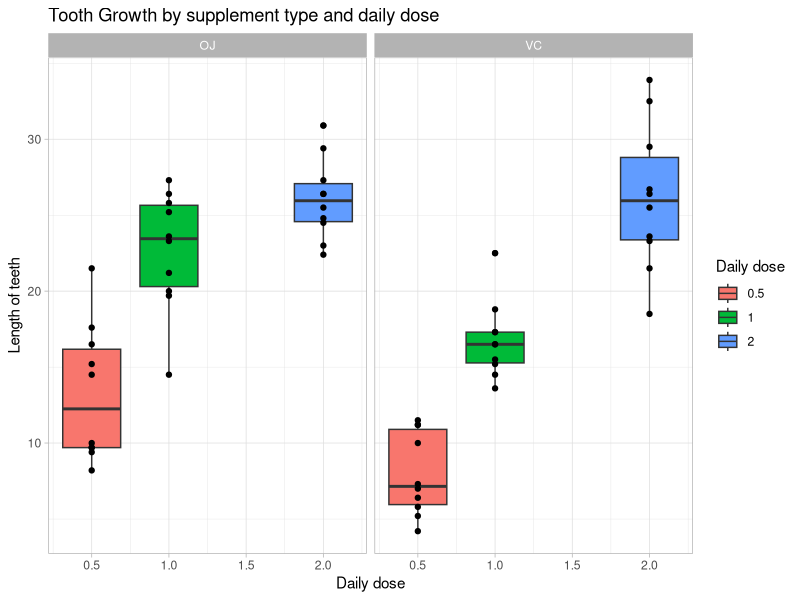
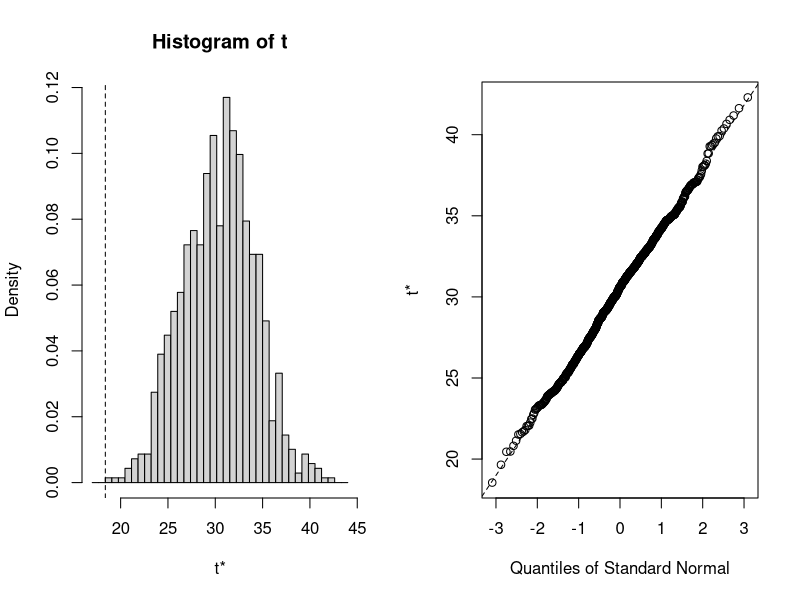
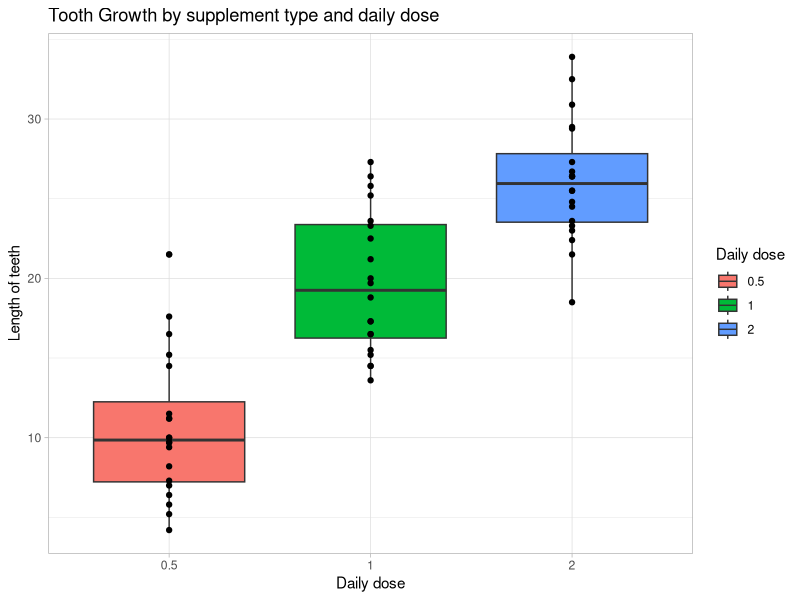
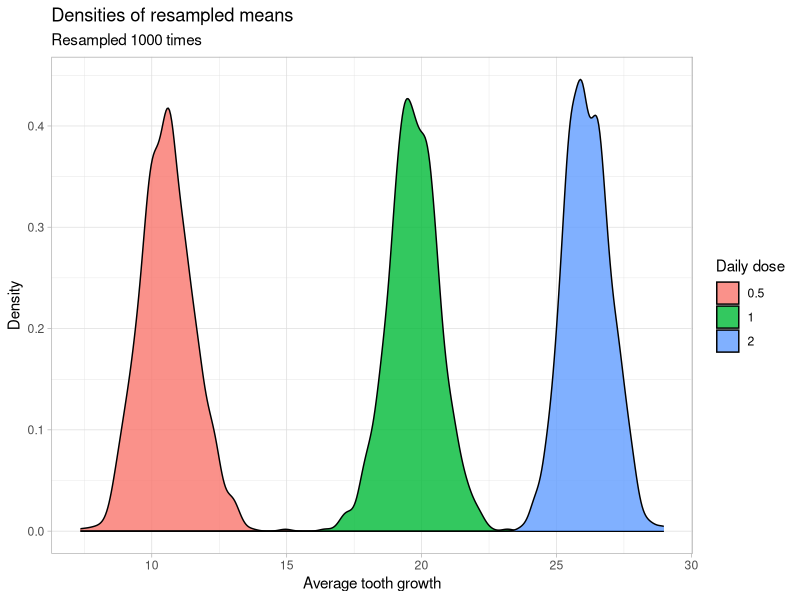

Write the R code that produced these figures, in order.
## ---- chunk 1
library(datasets)
library(tidyverse)
library(magrittr)
library(boot)
library(glue)

data("ToothGrowth")
df <- ToothGrowth %>%
  as_tibble()

names(df) <- c('tooth_length', 'supplement_type', 'daily_dose')
# I personally dislike names like 'len' and 'supp' as it's easy to forget what they mean

glimpse(df)
summary(df)

## ---- chunk 2
ggplot(data = df, 
       aes(x =daily_dose, 
           y = tooth_length)) + 
  geom_boxplot(aes(fill = as_factor(daily_dose))) + 
  facet_grid(.~supplement_type) + 
  geom_point() + 
  theme_light() + 
  labs(title = 'Tooth Growth by supplement type and daily dose', 
       x = 'Daily dose', 
       y = 'Length of teeth', 
       fill = 'Daily dose')

## ---- chunk 3
mean_func <- function(i, x) {
  mean(x[i])
}

is_normal <- function(vector, reps = 1000) {
  boot_mean <- boot(vector, mean_func, reps)
  plot(boot_mean)
}

is_normal(df$tooth_length)
## ---- chunk 4
t.test(tooth_length ~ supplement_type, data = df, var.equal = F)
## ---- chunk 5
t.test(tooth_length ~ supplement_type, data = df %>% filter(daily_dose < 2), var.equal = F)
## ---- chunk 6
ggplot(data = df, 
       aes(x = as_factor(daily_dose), 
           y = tooth_length)) + 
  geom_boxplot(aes(fill = as_factor(daily_dose))) + 
  geom_point() + 
  theme_light() + 
  labs(title = 'Tooth Growth by supplement type and daily dose', 
       x = 'Daily dose', 
       y = 'Length of teeth', 
       fill = 'Daily dose')
## ---- chunk 7
number_of_resamples = 1000
data.frame(boot = 1:number_of_resamples) %>% # how many repetitions are needed?
    group_by(boot) %>%
    do(sample_n(df, nrow(df), replace = T)) %>% # resample with replacement
    mutate(daily_dose = as_factor(daily_dose)) %>% # turn daily dose into factor
    group_by(boot, daily_dose) %>% # group by iteration number and daily dose
    summarise(avg = mean(tooth_length), # find avg
              stdev = sd(tooth_length),
              n_samples = n()) %>%
  ggplot() + # plot
  geom_density(aes(x = avg, fill = daily_dose),
               alpha = 0.8) +
  theme_light() +
  labs(title = 'Densities of resampled means',
       subtitle = glue('Resampled {number_of_resamples} times'),
       x = 'Average tooth growth',
       y = 'Density',
       fill = 'Daily dose')
